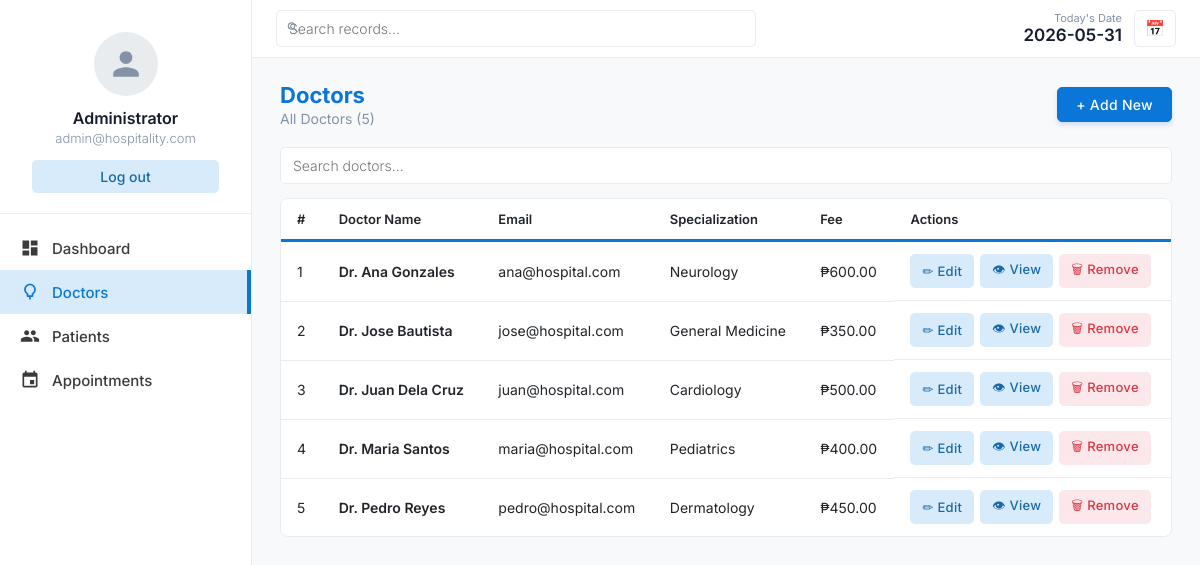
Page /doctors/index.php on the committed database.
### tables this page shows
CREATE TABLE doctb (
    id         INT(11)       NOT NULL AUTO_INCREMENT,
    name       VARCHAR(100)  NOT NULL,
    email      VARCHAR(100)  NOT NULL,
    password   VARCHAR(255)  NOT NULL DEFAULT '',   
    spec_id    INT(11)       NOT NULL,
    docFees    DECIMAL(10,2) NOT NULL DEFAULT 0.00,
    created_at DATETIME      NOT NULL DEFAULT CURRENT_TIMESTAMP,
    PRIMARY KEY (id),
    FOREIGN KEY (spec_id) REFERENCES specialtb(id) ON DELETE RESTRICT
);

CREATE TABLE specialtb (
    id             INT(11)      NOT NULL AUTO_INCREMENT,
    specialization VARCHAR(100) NOT NULL,
    PRIMARY KEY (id)
);

### src/doctors/index.php (the view)
<?php
require_once "../includes/db.php";
$sql    = "SELECT doctb.id, doctb.name, doctb.email, doctb.docFees,
                  specialtb.specialization
           FROM doctb
           LEFT JOIN specialtb ON doctb.spec_id = specialtb.id
           ORDER BY doctb.name ASC";
$result = mysqli_query($conn, $sql);
?>
<?php require_once "../includes/header.php"; ?>
<div class="page-header">
    <div>
        <div class="page-title">Doctors</div>
        <div class="page-subtitle">All Doctors (<?php echo mysqli_num_rows($result); ?>)</div>
    </div>
    <a href="#" class="btn btn-primary">+ Add New</a>
</div>
<div class="search-bar">
    <input type="text" id="searchInput" onkeyup="searchTable()" placeholder="Search doctors...">
</div>
<div class="table-wrapper">
    <table>
        <thead>
            <tr>
                <th>#</th>
                <th>Doctor Name</th>
                <th>Email</th>
                <th>Specialization</th>
                <th>Fee</th>
                <th>Actions</th>
            </tr>
        </thead>
        <tbody>
        <?php
        if (mysqli_num_rows($result) == 0) {
            echo "<tr><td colspan='6' style='text-align:center;padding:32px;color:#8492a6;'>No doctors found.</td></tr>";
        } else {
            $counter = 1;
            while ($row = mysqli_fetch_assoc($result)) {
                echo "<tr>";
                echo "<td>" . $counter . "</td>";
                echo "<td style='font-weight:600;'>" . htmlspecialchars($row['name']) . "</td>";
                echo "<td>" . htmlspecialchars($row['email']) . "</td>";
                echo "<td>" . htmlspecialchars($row['specialization']) . "</td>";
                echo "<td>&#8369;" . number_format($row['docFees'], 2) . "</td>";
                echo "<td style='display:flex;gap:6px;'>";
                echo "<a href='#' class='btn btn-soft btn-sm'>✏ Edit</a>";
                echo "<a href='#' class='btn btn-soft btn-sm'>👁 View</a>";
                echo "<button class='btn btn-danger-soft btn-sm' onclick='openConfirm(\"#\")'>🗑 Remove</button>";
                echo "</td>";
                echo "</tr>";
                $counter++;
            }
        }
        ?>
        </tbody>
    </table>
</div>
<?php require_once "../includes/footer.php"; ?>

### src/css/style.css (style rules this page uses)
:root { --primary: #0A76D8; --primary-hover: #006dd3; --primary-soft: #D8EBFA; --primary-text: #1969AA; --sidebar-border: #ebebeb; --text-dark: #161c2d; --text-muted: #8492a6; --text-body: #212529; --bg-body: #f8f9fa; --white: #ffffff; --border: #e9ecef; --danger: #dc3545; --danger-soft: #fce8ea; --success-soft: #e8f5e9; --success-text: #1b5e20; --scrollbar: #888; }
* { margin: 0; padding: 0; box-sizing: border-box; }
body { font-family: 'Inter', sans-serif; background-color: var(--bg-body); color: var(--text-body); display: flex; height: 100vh; overflow: hidden; }
.page-header { display: flex; justify-content: space-between; align-items: center; margin-bottom: 20px; }
.page-title { font-size: 22px; font-weight: 700; color: var(--primary); line-height: 1.2; }
.page-subtitle { font-size: 14px; color: var(--text-muted); margin-top: 2px; }
.table-wrapper { border: 1px solid var(--border); border-radius: 8px; overflow: hidden; margin-bottom: 20px; background-color: var(--white); }
table { width: 100%; border-collapse: collapse; background-color: var(--white); }
th, td { padding: 12px 16px; text-align: left; font-size: 14px; }
th { font-size: 13px; font-weight: 600; color: var(--text-body); border-bottom: 3px solid var(--primary); background-color: var(--white); }
td { border-bottom: 1px solid var(--border); color: var(--text-body); }
tr:last-child td { border-bottom: none; }
.btn { display: inline-flex; align-items: center; gap: 6px; padding: 8px 18px; border: none; border-radius: 5px; font-size: 14px; font-weight: 500; cursor: pointer; text-decoration: none; font-family: 'Inter', sans-serif; transition: all 0.2s; letter-spacing: 0.3px; }
.btn-primary { background-color: var(--primary); color: var(--white); border: 1px solid var(--primary); box-shadow: 0 3px 5px rgba(57,108,240,0.2); }
.btn-soft { background-color: var(--primary-soft); color: var(--primary-text); border: none; font-weight: 500; }
.btn-danger-soft { background-color: var(--danger-soft); color: var(--danger); border: none; }
.btn-sm { padding: 6px 12px; font-size: 13px; }
.search-bar { margin-bottom: 14px; display: flex; align-items: center; gap: 10px; }
.search-bar input { padding: 9px 12px; border: 1px solid var(--border); border-radius: 5px; font-size: 14px; font-family: 'Inter', sans-serif; width: 300px; outline: none; transition: border-color 0.2s; }
input[type="text"], input[type="date"], input[type="time"], input[type="email"], input[type="password"], select, textarea { width: 100%; padding: 9px 12px; border: 1px solid var(--border); border-radius: 5px; font-size: 14px; font-family: 'Inter', sans-serif; font-weight: 300; color: var(--text-body); background-color: var(--white); outline: none; transition: border-color 0.15s; -webkit-appearance: none; appearance: none; }

### rows in the picture
doctb: name "Dr. Ana Gonzales", email "ana@hospital.com", spec.specialization "Neurology", docFees "600.00"
doctb: name "Dr. Jose Bautista", email "jose@hospital.com", spec.specialization "General Medicine", docFees "350.00"
doctb: name "Dr. Juan Dela Cruz", email "juan@hospital.com", spec.specialization "Cardiology", docFees "500.00"
doctb: name "Dr. Maria Santos", email "maria@hospital.com", spec.specialization "Pediatrics", docFees "400.00"
doctb: name "Dr. Pedro Reyes", email "pedro@hospital.com", spec.specialization "Dermatology", docFees "450.00"

### other values in the picture
mysqli_num_rows($result) "5"
